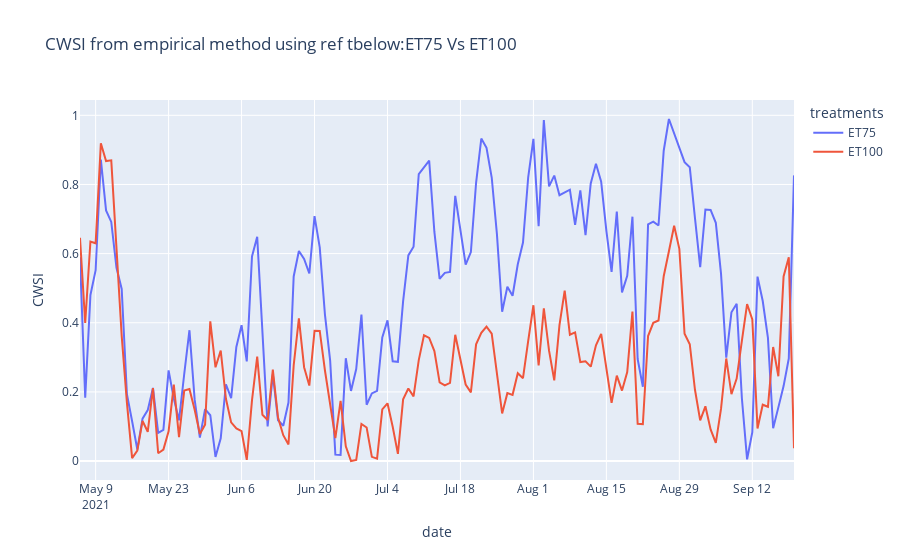

Notebook cell for this chart:
### Markdown cell above
#### CWSI for both treatments calculated using empirical relationship and CanopyTemp

### Code cell
fig = px.line(
    cwsi_both, x="date", y="CWSI", color='treatments',  title="CWSI from empirical method using ref tbelow:ET75 Vs ET100 "
)
fig.show()

### Figure 1 — Plotly figure (JSON) as saved in the notebook; plotly's stock layout.template omitted (floating-point values rounded to 4 significant figures; data arrays with more than 128 entries replaced by an {"elided": "..."} marker saying what was removed)
{"data": [{"hovertemplate": "treatments=ET75<br>date=%{x}<br>CWSI=%{y}<extra></extra>", "legendgroup": "ET75", "line": {"color": "#636efa", "dash": "solid"}, "marker": {"symbol": "circle"}, "mode": "lines", "name": "ET75", "orientation": "v", "showlegend": true, "type": "scatter", "x": {"elided": "134 str values"}, "xaxis": "x", "y": {"elided": "134 float values"}, "yaxis": "y"}, {"hovertemplate": "treatments=ET100<br>date=%{x}<br>CWSI=%{y}<extra></extra>", "legendgroup": "ET100", "line": {"color": "#EF553B", "dash": "solid"}, "marker": {"symbol": "circle"}, "mode": "lines", "name": "ET100", "orientation": "v", "showlegend": true, "type": "scatter", "x": {"elided": "138 str values"}, "xaxis": "x", "y": {"elided": "138 float values"}, "yaxis": "y"}], "layout": {"autosize": true, "legend": {"title": {"text": "treatments"}, "tracegroupgap": 0}, "title": {"text": "CWSI from empirical method using ref tbelow:ET75 Vs ET100 "}, "xaxis": {"anchor": "y", "autorange": true, "domain": [0, 1], "range": ["2021-05-06", "2021-09-20"], "title": {"text": "date"}, "type": "date"}, "yaxis": {"anchor": "x", "autorange": true, "domain": [0, 1], "range": [-0.05475, 1.044], "title": {"text": "CWSI"}, "type": "linear"}}}
